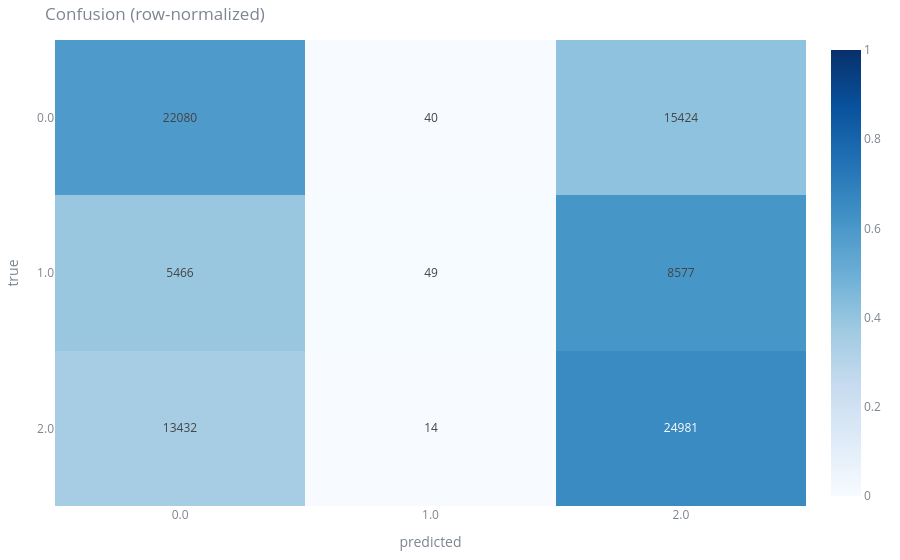

The cell this chart's notebook holds for it:
### Markdown cell above
## 3 · Visualize
Confusion + accuracy. Quintiles by predicted score need `fwd_ret` in the export (Quantile mode keeps it).

### Code cell
clf.plot_confusion(res, TPL)

### Figure 1 — Plotly figure (JSON) as saved in the notebook; plotly's stock layout.template omitted (floating-point values rounded to 4 significant figures)
{"data": [{"colorscale": [[0, "rgb(247,251,255)"], [0.125, "rgb(222,235,247)"], [0.25, "rgb(198,219,239)"], [0.375, "rgb(158,202,225)"], [0.5, "rgb(107,174,214)"], [0.625, "rgb(66,146,198)"], [0.75, "rgb(33,113,181)"], [0.875, "rgb(8,81,156)"], [1, "rgb(8,48,107)"]], "hovertemplate": "true %{y} → pred %{x}<extra></extra>", "text": [[22080, 40, 15424], [5466, 49, 8577], [13432, 14, 24981]], "texttemplate": "%{text}", "type": "heatmap", "x": ["0.0", "1.0", "2.0"], "y": ["0.0", "1.0", "2.0"], "z": [[0.5881, 0.001065, 0.4108], [0.3879, 0.003477, 0.6086], [0.3495, 0.0003643, 0.6501]], "zmax": 1, "zmin": 0}], "layout": {"font": {"color": "#7d8590"}, "margin": {"b": 40, "l": 50, "r": 20, "t": 40}, "paper_bgcolor": "rgba(0,0,0,0)", "title": {"text": "Confusion (row-normalized)"}, "xaxis": {"title": {"text": "predicted"}}, "yaxis": {"autorange": "reversed", "title": {"text": "true"}}}}
